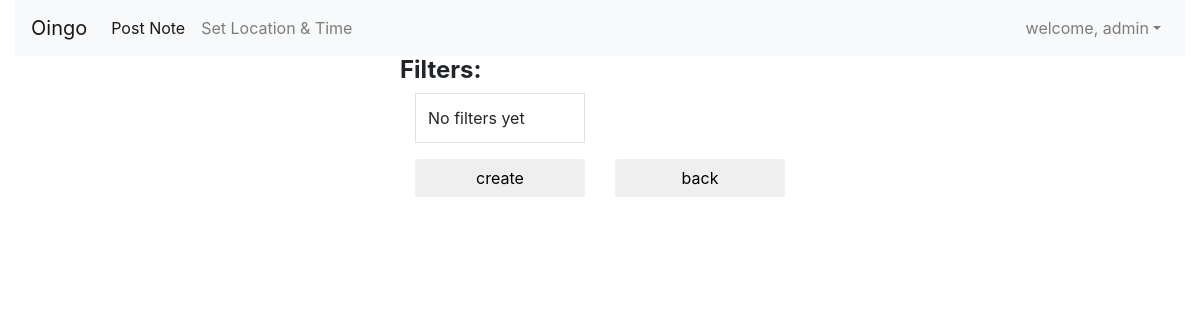
Page /oingo/show_filter (signed in) on the earlier database version.
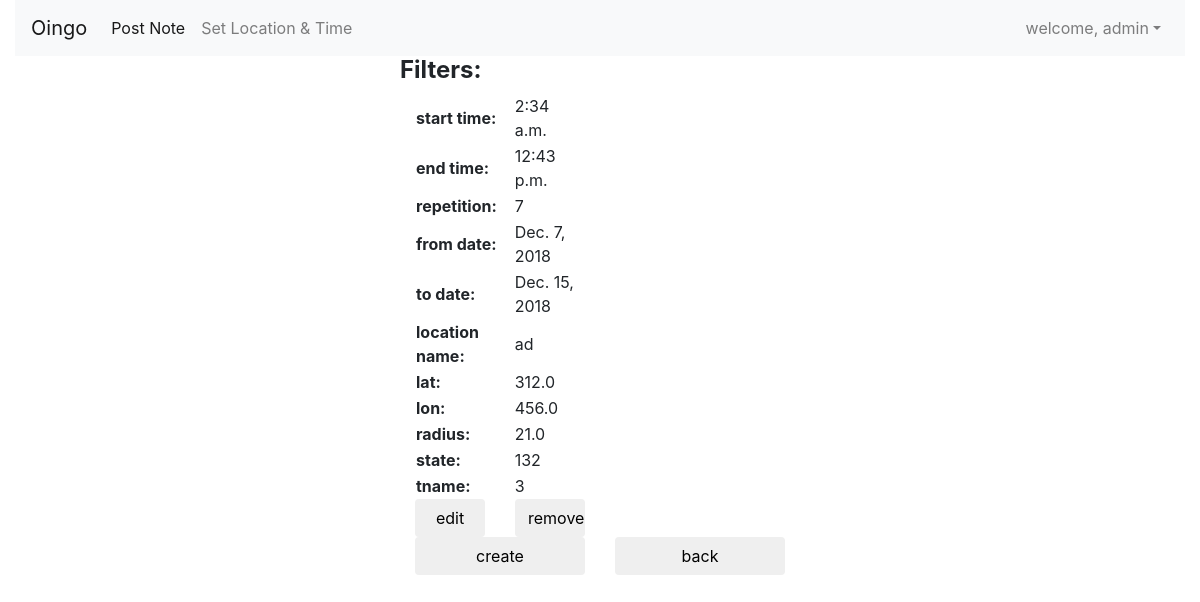
Same page on the later database version.
### oingo/models.py (models this page shows, shortened)
class Filter(models.Model):
    user = models.ForeignKey(User, related_name="filters", on_delete=models.CASCADE)
    start_time = models.TimeField(blank=True, null=True)
    end_time = models.TimeField(blank=True, null=True)
    repetition = models.IntegerField(blank=True, null=True)
    from_date = models.DateField(blank=True, null=True)
    to_date = models.DateField(blank=True, null=True)
    lname = models.CharField(max_length=50, blank=True, null=True)
    lon = models.FloatField(blank=True, null=True)
    lat = models.FloatField(blank=True, null=True)
    radius = models.FloatField(blank=True, null=True)
    state = models.CharField(max_length=50, blank=True, null=True)
    tag = models.ForeignKey(Tag, related_name="filters", on_delete=models.CASCADE, blank=True, null=True)

class Tag(models.Model):
    tname = models.CharField(max_length=50, primary_key=True)

### oingo/views.py (the view)
# urls.py: path('show_filter', views.show_filter, name="show_filter"),
@login_required
def show_filter(request):
    username = request.session.get('username', '')
    userid = request.session.get('userid', '')
    user = User.objects.get(id=userid)
    filters = Filter.objects.filter(user=user)
    content = {
        "username": username,
        "userid": userid,
        "filters": filters,
    }
    return render(request, 'oingo/filter.html', content)

### oingo/templates/oingo/filter.html
{% extends "oingo/base.html" %}
{% block content %}
    <div class="row">
        <div class="col-md-4"></div>
        <div class="col-md-6">
            <div class="row">
                <h4><strong>Filters:</strong></h4>
            </div>
            <div class="row">
                <div class="col-md-4">
                    {% if filters %}
                        {% for f in filters %}
                            <table>
                                <tr>
                                    <td><strong>start time:</strong></td>
                                    <td>{{ f.start_time }}</td>
                                </tr>
                                <tr>
                                    <td><strong>end time:</strong></td>
                                    <td>{{ f.end_time }}</td>
                                </tr>
                                <tr>
                                    <td><strong>repetition:</strong></td>
                                    <td>{{ f.repetition }}</td>
                                </tr>
                                <tr>
                                    <td><strong>from date:</strong></td>
                                    <td>{{ f.from_date }}</td>
                                </tr>
                                <tr>
                                    <td><strong>to date:</strong></td>
                                    <td>{{ f.to_date }}</td>
                                </tr>
                                <tr>
                                    <td><strong>location name:</strong></td>
                                    <td>{{ f.lname }}</td>
                                </tr>
                                <tr>
                                    <td><strong>lat:</strong></td>
                                    <td>{{ f.lat }}</td>
                                </tr>
                                <tr>
                                    <td><strong>lon:</strong></td>
                                    <td>{{ f.lon }}</td>
                                </tr>
                                <tr>
                                    <td><strong>radius:</strong></td>
                                    <td>{{ f.radius }}</td>
                                </tr>
                                <tr>
                                    <td><strong>state:</strong></td>
                                    <td>{{ f.state }}</td>
                                </tr>
                                <tr>
                                    <td><strong>tname:</strong></td>
                                    <td>{% if f.tag %}{{f.tag.tname }} {% else %} None {% endif %}</td>
                                </tr>
                            </table>
                            <div class="row">
                                <div class="col-md-6">
                                    <a href="{% url 'oingo:edit_filter' f.id%}">
                                    <button class="btn btn-default btn-block" type="button">
                                        edit
                                    </button>
                                    </a>
                                </div>
                                <div class="col-md-6">
                                    <a href="{% url 'oingo:remove_filter' f.id%}">
                                    <button class="btn btn-default btn-block" type="button">
                                        remove
                                    </button>
                                    </a>
                                </div>
                            </div>
                        {% endfor %}
                    {% else %}
                        <table class="table table-bordered">
                            <tr><td>No filters yet</td></tr>
                        </table>
                    {% endif %}
                </div>
            </div>
            <div class="row">
                <div class="col-md-4">
                    <a href="{% url 'oingo:create_filter' %}">
                    <button class="btn btn-default btn-block" type="button">
                        create
                    </button>
                    </a>
                </div>
                <div class="col-md-4">
                    <button class="btn btn-default btn-block" type="button" onclick="javascript:history.back(-1)">
                        back
                    </button>
                </div>
            </div>
        </div>
    </div>
{% endblock %}

### oingo/templates/oingo/base.html (shortened to what this page needs)
<!DOCTYPE html>
{% load static %}
<html lang="en">
  <head>
    <link href="{% static 'oingo/css/bootstrap.min.css' %}" rel="stylesheet">
    <link href="{% static 'oingo/css/style.css' %}" rel="stylesheet">
  </head>
  <body>
    <div class="container-fluid">
	<div class="row">
		<div class="col-md-12">
			<nav class="navbar navbar-expand-lg navbar-light bg-light">
				 <a class="navbar-brand" href="{% url 'oingo:index' %}">Oingo</a>
				<div class="collapse navbar-collapse" id="bs-example-navbar-collapse-1">
					<ul class="navbar-nav">
						<li class="nav-item active">
							 <a class="nav-link" href="{% url 'oingo:create_note' %}">Post Note <span class="sr-only">(current)</span></a>
						</li>
						<li class="nav-item">
							 <a class="nav-link" href="#">Set Location & Time</a>
						</li>
					</ul>
					<ul class="navbar-nav ml-md-auto">
                        {% if username %}
					    <li class="nav-item dropdown">
                             <a class="nav-link dropdown-toggle" href="#" id="navbarDropdownMenuLink" data-toggle="dropdown">welcome, {{username}}</a>
						</li>
                        {% endif %}
					</ul>
				</div>
			</nav>
		</div>
	</div>
    {% block content %}
    {% endblock %}
</div>
  </body>
</html>

Differences in the rows shown:
added Filter: start_time "2:34 a.m.", end_time "12:43 p.m.", repetition "7", from_date "Dec. 7, 2018", to_date "Dec. 15, 2018", lname "ad", lat "312.0", lon "456.0", radius "21.0", state "132", tag.tname "3"
Other differences:
text no longer shown: "No filters yet"
